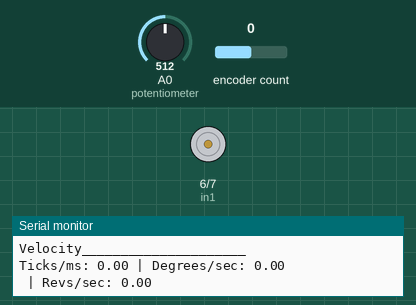
The sketch below on a simulated Arduino Uno, built with avr-gcc and run on an emulated ATmega328P. Parts: motor-driver pin pairs drawn as motors (green arrow = first pin HIGH = forward, orange = second pin HIGH = backward, longer = more drive, scaled by the enable pin), the last lines printed to the serial monitor. The test bench sets the inputs (shaded band); at power-on: A0 (potentiometer) = 512, encoder count 0.

Above: at 1.2 s.
1.3 s: A0 (potentiometer) set to 716
At 2.0 s:
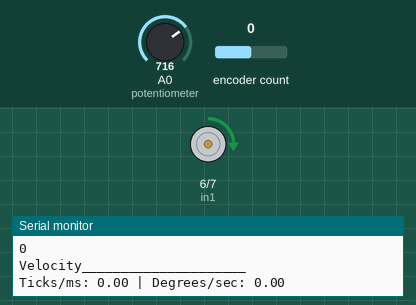
2.8 s: A0 (potentiometer) set to 900
At 3.1 s:
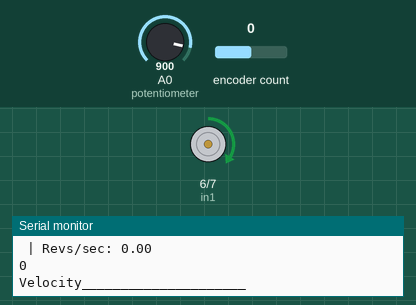
4.3 s: A0 (potentiometer) set to 501
At 5.3 s:
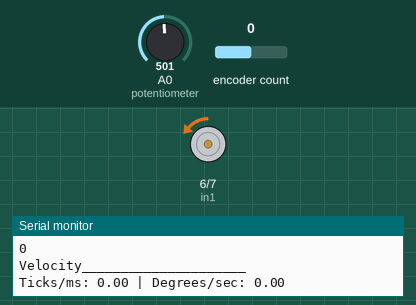
5.8 s: encoder count set to -1
8.8 s: A0 (potentiometer) set to 122
At 9.9 s:
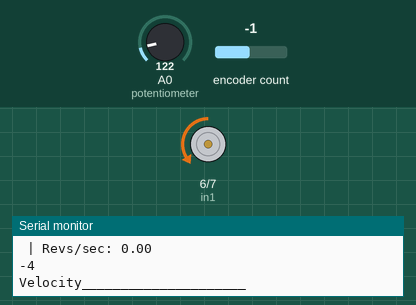
10.3 s: encoder count set to 0
At 11.4 s:
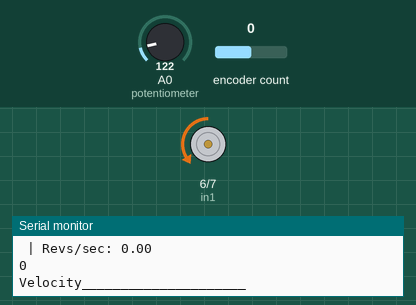
Timing chart, 0 to 13.3 s (numbered marks = the images above; inputs shaded):
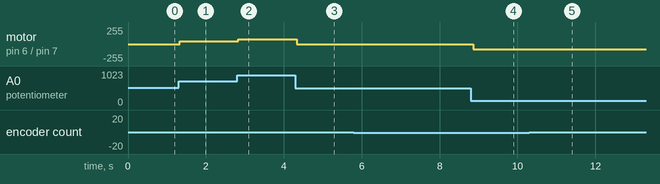

Measured:
- after the input at 1.3 s, motor on pin 6 (in1) / pin 7 (in2): stopped → forward 40/255 at once
- after the input at 2.8 s, motor on pin 6 (in1) / pin 7 (in2): forward 40/255 → forward 75/255 at once
- after the input at 4.3 s, motor on pin 6 (in1) / pin 7 (in2): forward 75/255 → backward 1/255 at once
- after the input at 8.8 s, motor on pin 6 (in1) / pin 7 (in2): backward 1/255 → backward 76/255 after 0.06 s
- after the input at 10.3 s, motor on pin 6 (in1) / pin 7 (in2): backward 76/255 → backward 75/255 after 0.07 s, → backward 76/255 0.09 s later

The sketch:

PID_velocity_control.ino
```cpp
//Materials: encoder, potentiometer, arduino, breadboard, motor, Hbridge, power source
//Remember A0 is the analog that your potentiometer is on
//Motor: 106,000 ticks/rev = 2000*53

#include <Encoder.h>

Encoder enc(2,3);
int enable = 9;
int in1 = 6;
int in2 = 7;

int maxSpeed = 200; //will probably need to lower this at some point due to added mass (wheel)
double kP = 0.5; //cannot exceed a certain value, otherwise we encounter issues
double kI = 0;
double tao;
long error;
long sumError;
long lastError = 0;
long PIDtimecount = 0;
long now;

double currentV = 0;
double currentDist;
double currentTime;
double threshold = 8; //this value will need to be changed; idk what it should be right now (pretty sure it has to be small though)
double lastV = 0;
double lastDist = 0;
double lastTime = 0;
double lastTime2 = 0;
int pValue;
int desiredMotorV; //target velocity
bool clockwise;
bool targetAchieved = false;


void setup() {
  // put your setup code here, to run once:
  pinMode(enable, OUTPUT);
  pinMode(in1, OUTPUT);
  pinMode(in2, OUTPUT);
  digitalWrite(in1, HIGH);
  digitalWrite(in2, LOW);
  Serial.begin(9600);
}

void loop() {
  // put your main code here, to run repeatedly:
  potentiometerRead();
  writeMotor(desiredMotorV); //initially starts motor
  distToVelocity();
  PIDvelocity();
  Serial.println(enc.read());
    Serial.println("Velocity_____________________ ");
    Serial.print("Ticks/ms: ");
    Serial.print(currentV);
    Serial.print(" | Degrees/sec: ");
    Serial.println(velocityConverter());
    Serial.print(" | Revs/sec: ");
    Serial.println(findRevsPerSec());
}

//function that reads the potentiometer and stores the equivalent value (in terms of motor velocity) in the variable "desiredMotorV"
void potentiometerRead() {
  pValue = analogRead(A0);
  if(pValue >= 511) {
    desiredMotorV = map(pValue, 511, 1023, 0, maxSpeed); //potentiometer moves far to the right clockwise direction
    clockwise = true;
  }
  else {
    desiredMotorV = map(pValue, 510, 0, 0, maxSpeed); //counter-clockwise direction
    clockwise = false;
  }
}

//function accepts values bw 0 and 255
//function changes motor's velocity
void writeMotor(int speed) {
  analogWrite(enable, speed);
  if(clockwise) {
    digitalWrite(in1, HIGH);
    digitalWrite(in2, LOW); //clockwise
  }
  else {
    digitalWrite(in2, HIGH);
    digitalWrite(in1, LOW); //counter-clockwise
  }
}

//distance measured in ticks
//velocity measured in ticks/millisecond
//Function that returns velocity using information from our encoder
double distToVelocity() {
  currentDist = enc.read();
  currentTime = millis();
  lastV = currentV;
  currentV = (currentDist - lastDist)/(currentTime - lastTime);
  lastDist = currentDist;
  lastTime = currentTime;
  return currentV; //final line of code in function
}

//PID velocity control function
void PIDvelocity() {
  error = desiredMotorV - currentV;
  sumError += error*(millis()-lastTime2);
  tao = kP*error + kI*sumError;
  if(tao<0) {
    tao = tao * -1;
  }
    writeMotor(tao);
  //Serial.println(tao);
  if(abs(lastError) > threshold && abs(error) < threshold) {
    PIDtimecount = millis();
  }
  lastTime2 = millis();
  lastError = error;
}

//void isDoneRotating() {
//  now = millis();
//  if (abs(lastError) < threshold && (now - PIDtimecount) > 750) {
//    targetAchieved = true;
//  }
//}

//Converts velocity(ticks/millisecond) to velocity(degrees/second)
double velocityConverter() {
  return currentV *1000*(360.0/106000);
}

//Converts velocity(ticks/millisecond) to velocity(revolutions/second)
double findRevsPerSec() {
 return currentV*1000./106000;
}
```
